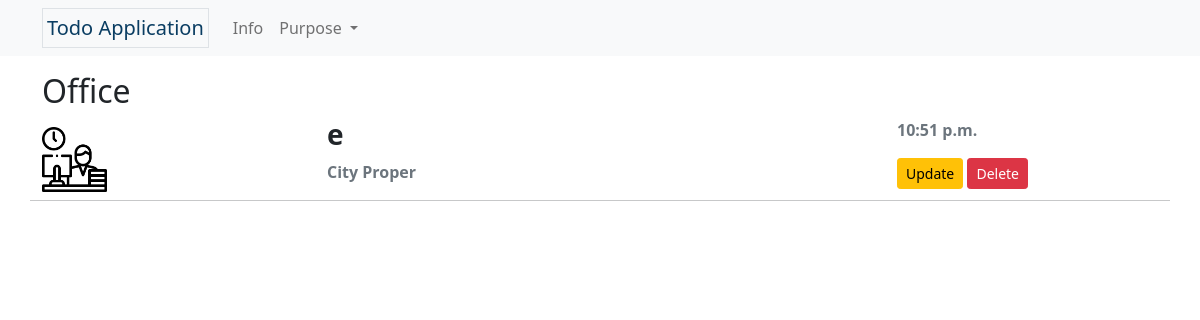
Before: /office_info with the older database file.
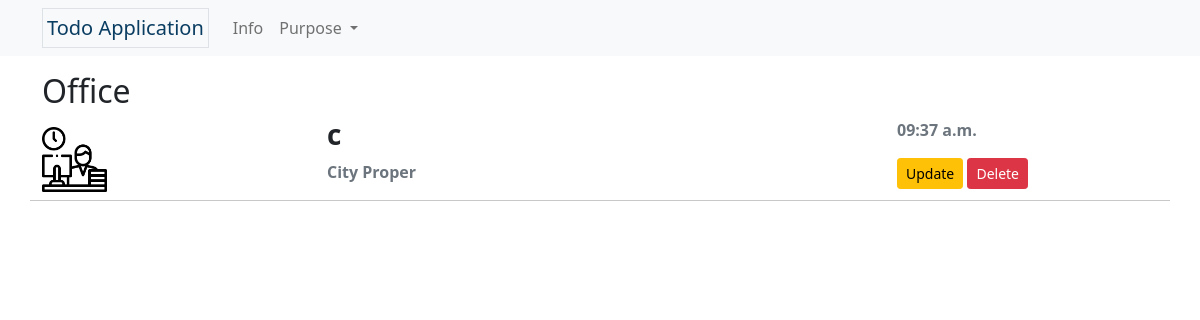
After: the same page with the newer database file.
### lists/models.py (models this page shows, shortened)
class Tasks(models.Model):
     PURPOSE = (
          ('Personal','Personal'),
          ('Fitness','Fitness'),
          ('School', 'School'),
          ('Business','Business'),
          ('Office','Office'),
     )
     PLACE = (
          ('City Proper', 'City Proper'),
          ('Jaro', 'Jaro'),
          ('La Paz', 'La Paz'),
          ('Lapuz', 'Lapuz'),
          ('Mandurriao', 'Mandurriao'),
          ('Molo', 'Molo'),
          ('Villa Arevalo', 'Villa Arevalo'),
          ('Lapuz', 'Lapuz'),
     )
     purpose = models.CharField(max_length=8, choices=PURPOSE, default='Personal')
     title = models.CharField(max_length=50, unique=True)
     completed = models.BooleanField(default=False)
     slug = models.SlugField(max_length=50, unique=True, blank=True)
     place = models.CharField(max_length=16, choices=PLACE, default='City Proper')
     note = models.TextField(max_length=100, blank=True)
     date_created = models.DateTimeField(auto_now_add=True)
     class Meta:
          ordering = ['-date_created']

### lists/views.py (the view)
# urls.py: path('office_info', views.office, name='office-info'),
def office(request):
    office_items = Tasks.objects.filter(purpose='Office').all
    context = {'office_items': office_items}
    return render(request, 'lists/office.html', context)

### lists/templates/lists/office.html
{% extends 'partials/base.html' %}
{% load static %}
{% load tz %}
{% block content %}
<div class="container">
    <h2>Office</h2>
    {% for task in office_items %}
        <div class="row">
            <div class="col-3 d-flex align-items-center">
                <img src="{% static 'lists/img/work.png' %}" alt="Office icon" class="w-25">
            </div>
            <div class="col-6 my-auto">
                <h3 class="fw-bold">{{ task.title }}</h3>
                <p class="text-muted fw-bold">{{ task.place }}</p>
            </div>
            <div class="col-3">
                    <p class="text-muted fw-bold">{{ task.date_created|timezone:'Asia/Manila'|date:'h:i a' }}</p>
                    <a href="{% url 'update-task' task.slug %}" class="btn btn-warning btn-sm">Update</a>
                    <a href="{% url 'delete-task' task.slug %}" class="btn btn-danger btn-sm">Delete</a>
            </div>
            <hr>
        </div>
    {% endfor %}
</div>
{% endblock content %}

Changed rows visible on the page:
removed Tasks: title "e", place "City Proper", date_created "10:51 p.m."
added Tasks: title "c", place "City Proper", date_created "09:37 a.m."
